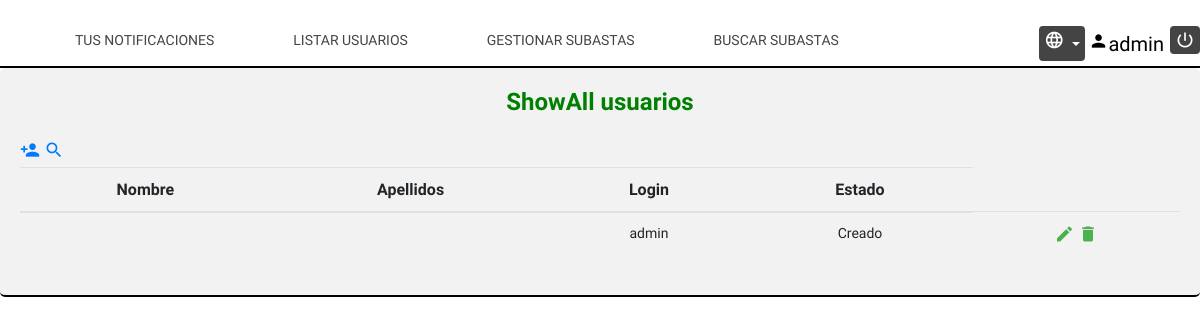
Page /Controller/Usuario_Controller.php?action=listUsuarios (signed in) on the earlier database version.
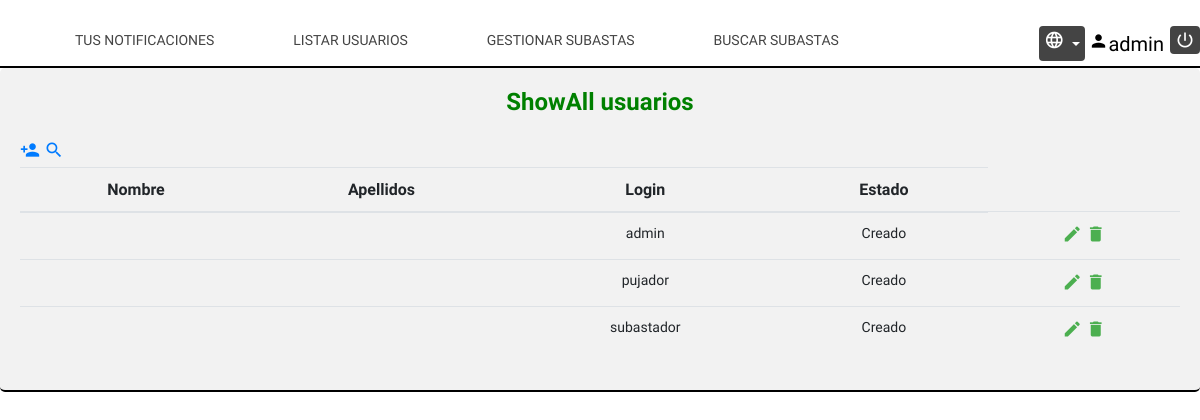
Same page on the later database version.
### tables this page shows
CREATE TABLE IF NOT EXISTS USUARIO(
	LOGIN VARCHAR(15) NOT NULL,
	PASSWORD VARCHAR(128) NOT NULL,
	EMAIL VARCHAR(60) NOT NULL,
	DNI VARCHAR(9) NOT NULL,
	DIRECCION VARCHAR(200) NOT NULL,
	NOMBRE VARCHAR(30) NOT NULL,
	APELLIDOS VARCHAR(50) NOT NULL,
	AVATAR VARCHAR(200) NOT NULL,
	ROL ENUM('ADMINISTRADOR','PUJADOR','SUBASTADOR') NOT NULL,
	ESTADO ENUM('PENDIENTE','CREADO') NOT NULL,
	LOGIN_ADMIN VARCHAR(15),
	CONSTRAINT PK_USUARIO PRIMARY KEY(LOGIN)
);

### Models/Usuario_Model.php (called while the page is built, shortened)
<?php
    class Usuario_Model{
        var $login;
        var $estado;
        var $mysqli;
        function __construct($login=null, $contraseña=null, $email=null,$dni=null,$direccion=null
                            ,$nombre=null,$apellidos=null,$avatar=null
                            ,$rol=null,$estado=null,$loginadmin=null){
            $this->login=$login;
            $this->estado=$estado;
            include_once '../Models/Access_DB.php';
	        $this->mysqli = ConnectDB();
        }
        function getLogin(){
            return $this->login;
        }
        function getEstado(){
            return $this->estado;
        }
        function encontrarPorLogin(){
            $sql = "SELECT *
                    FROM USUARIO
                    WHERE `LOGIN` = '$this->login'";
            $resultado = $this->mysqli->query($sql);
            if($resultado->num_rows == 0){
                return 'Login incorrecto';
            }
            else{
                $tupla = $resultado->fetch_array();
                $this->login = $tupla['LOGIN'];
                $this->estado = $tupla['ESTADO'];
                return $this;
            }
        }
        function showAll(){
            $sql = "SELECT *
                    FROM USUARIO";
            $resultado = $this->mysqli->query($sql);
            $usuarios = array();
            while ($fila = $resultado->fetch_array(MYSQLI_ASSOC)) {
                array_push($usuarios, new Usuario_Model($fila['LOGIN'],$fila['PASSWORD'],$fila['EMAIL'],$fila['DNI'],$fila['DIRECCION'], $fila['NOMBRE'], $fila['APELLIDOS'], $fila['AVATAR'], $fila['ROL'], $fila['ESTADO'],$fila['LOGIN_ADMIN']));
            }
            return $usuarios;
        }
    }
?>

### Models/Access_DB.php (called while the page is built)
<?php
function ConnectDB()
{
    $mysqli = new mysqli("localhost", 'SUBASTA', 'pass2018' , 'SUBASTA');
	if ($mysqli->connect_errno) {
		include './MESSAGE_View.php';
		new MESSAGE("Fallo al conectar a MySQL: (" . $mysqli->connect_errno . ") " . $mysqli->connect_error, './index.php');
		return false;
	}
	else{
		return $mysqli;
	}
}
?>

### Views/ShowAll_UsuariosAdmin_View.php (the view, shortened to what this page needs)
<?php
class ShowAll_Usuarios_View{
    var $usuarios;
    function __construct($usuarios=null){
        $this->usuarios=$usuarios;
        $this->render();
    }
    function render(){
        include '../Views/Header.php';
        if(count($this->usuarios) == 0){
            ?>
                <h1><?= $strings['No hay usuarios']?></h1>
                <a href="../Controller/Usuario_Controller.php?action=register"><i class="material-icons tdShowIcons">create</i></a>
            <?php
        }else{
            ?>
            <div class="tabla">
				<h2 class="textoForm"><?= $strings['ShowAll usuarios'] ?></h2>
                <div class="buscarañadir">
				    <a href="../Controller/Usuario_Controller.php?action=register"><i class="material-icons add" >person_add</i></a>
				    <a href="../Controller/Usuario_Controller.php?action=search" ><i class="material-icons search">search</i></a>
			    </div>
				<table class="table">
				<thead>
				<th class="thShowAll"><?= $strings['Nombre'] ?></th>
				<th class="thShowAll"><?= $strings['Apellidos'] ?></th>
				<th class="thShowAll"><?= $strings['Login'] ?></th>
                <th class="thShowAll"><?= $strings['Estado'] ?></th>
				</thead>
					<tbody>
				<?php
					foreach($this->usuarios as $usuario){
						?>
						<tr>
						<td class="tdShowAll"><?= $usuario->getNombre() ?></td>
						<td class="tdShowAll"><?= $usuario->getApellidos() ?></td>
                        <td class="tdShowAll"><?= $usuario->getLogin() ?></td>
						<td class="tdShowAll"><?= $strings[$usuario->getEstado()] ?></td>
						<td class="tdShowAll">
                        <a href="../Controller/Usuario_Controller.php?action=edit&login=<?=$usuario->getLogin()?>"><i class="material-icons tdShowIcons">create</i></a>
						<a href="../Controller/Usuario_Controller.php?action=delete&login=<?=$usuario->getLogin()?>"><i class="material-icons tdShowIcons">delete</i></a>
                        </td>
						<tr>
<?php
					}
?>
					</tbody>
			</table>
				</div>
<?php
        }
    }
}

### Controller/Usuario_Controller.php (shortened to what this page needs)
<?php
include '../Views/ShowAll_UsuariosAdmin_View.php';
include '../Models/Usuario_Model.php';
if(!isset($_GET['action'])){
    $action = '';
} else {
    $action = $_GET['action'];
}
switch($action){
    case 'listUsuarios':
        if($_SESSION['rol'] != "ADMINISTRADOR"){
            header('Location:../index.php');
        }else{
            $usuarios = new Usuario_Model();
            $usuarios = $usuarios->showAll();
            new ShowAll_Usuarios_View($usuarios);
        }
    break;
}
?>

### Views/Header.php (shortened to what this page needs)
<html>
<head>
	<link rel="stylesheet" href="../Views/css/style.css">
	<link rel="stylesheet" type="text/css" href="../Views/calendario/tcal.css" />
<head>
<body>
	<header>
            <?php if(isset($_SESSION['login'])){
                ?>
                <button role="link" onclick="window.location='../Functions/Desconectar.php'"><i class="material-icons">power_settings_new</i></button>
                <a href="../Controller/Usuario_Controller.php?action=edit&login=<?=$_SESSION['login']?>" class="enlaceHead"><i class="material-icons enlaceIconUser">person</i><?php echo $_SESSION['login']; ?></a>
				<div class="dropdown">
				<button class="dropdown-toggle" role="button" data-toggle="dropdown" aria-haspopup="true" aria-expanded="false" id="idioma">
					<i class="material-icons">language</i>
				</button>
			</div>
			<nav><ul>
				<li><a href="../Controller/Notificacion_Controller.php"><?=$strings['Tus notificaciones']?></a></li>
            <?php
				switch($_SESSION['rol']){
					case 'ADMINISTRADOR':
						?>
						<li><a href="../Controller/Usuario_Controller.php?action=listUsuarios"><?= $strings['Listar Usuarios'] ?></a></li>
						<li><a href="../Controller/Subasta_Controller.php"><?= $strings['Gestionar subastas'] ?></a></li>
						<li><a href="../Controller/Subasta_Controller.php?action=search"><?= $strings['Buscar subastas'] ?></a></li>
						<?php
					break;
						?>
						<?php
				}
            }
            ?>
			</ul>
			</nav>
	</header>

### Views/css/style.css (style rules this page uses)
header { background-color: white; border-bottom:2px solid black; }
header::after { content:''; display: table; clear: both; }
header button { background-color: #444; color: white; padding: 4px 5px; margin-top: 26px ; border: none; border-radius: 4px; cursor: pointer; }
.enlaceHead { float: right; margin-top: 29px; margin-left: 3px; font-size: 20px; color: black; text-decoration: none; margin-right: 6px; }
.enlaceIconUser { font-size: 24px!important; }
nav ul { margin: 0; padding: 0; list-style: none; width: 70%; }
nav li { display: inline-block; margin-left:75px; margin-bottom: 15px; padding-top: 30px; position: relative; }
nav a { color:#444; text-decoration: none; text-transform: uppercase; font-size: 14px; }
nav a::before { content: ''; display: block; height: 5px; width: 0%; background-color: green; position: absolute; top:0; transition: all ease-in-out 250ms; }
header button { float: right; }
body { font-family: 'K2D', sans-serif; }
.textoForm { text-align: center; font-size: 24px; font-weight: bold; border: none; color: green; margin-bottom: 2%; }
.tdShowIcons { color: #4CAF50; }
.material-icons { font-size: 20px!important; }
table { text-align: center; margin: auto; }
.tabla { padding: 20px; background-color: #f2f2f2; border-bottom: 2px solid black; border-radius: 5px; }
.thShowAll { padding-left: 20px; padding-right: 20px; padding-bottom: 0px; }
.tdShowAll { text-align: center; border-top: 1px solid #ddd; font-size: 14px; padding-bottom: 2%; padding-top: 1%; }

Differences in the rows shown:
added usuario: LOGIN "pujador", ESTADO "Creado"
added usuario: LOGIN "subastador", ESTADO "Creado"
